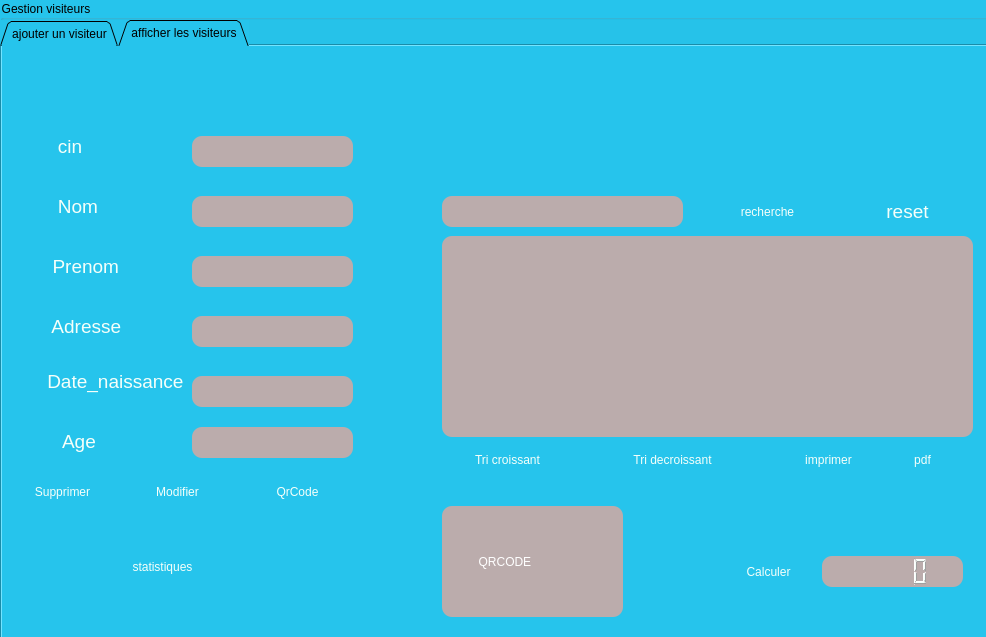
<?xml version="1.0" encoding="UTF-8"?>
<ui version="4.0">
 <class>gestion_visiteur</class>
 <widget class="QWidget" name="gestion_visiteur">
  <property name="geometry">
   <rect>
    <x>0</x>
    <y>0</y>
    <width>986</width>
    <height>637</height>
   </rect>
  </property>
  <property name="windowTitle">
   <string>Form</string>
  </property>
  <property name="styleSheet">
   <string notr="true">background:#26C4EC;</string>
  </property>
  <widget class="QGroupBox" name="groupBox">
   <property name="geometry">
    <rect>
     <x>0</x>
     <y>0</y>
     <width>1050</width>
     <height>680</height>
    </rect>
   </property>
   <property name="styleSheet">
    <string notr="true">background: #26C4EC;</string>
   </property>
   <property name="title">
    <string>Gestion visiteurs</string>
   </property>
   <widget class="QTabWidget" name="tabWidget">
    <property name="geometry">
     <rect>
      <x>0</x>
      <y>20</y>
      <width>991</width>
      <height>641</height>
     </rect>
    </property>
    <property name="styleSheet">
     <string notr="true">backgrounf: #26C4EC;</string>
    </property>
    <property name="tabShape">
     <enum>QTabWidget::Triangular</enum>
    </property>
    <property name="currentIndex">
     <number>1</number>
    </property>
    <widget class="QWidget" name="ajouter_un_visiteur">
     <attribute name="title">
      <string>ajouter un visiteur</string>
     </attribute>
     <widget class="QPushButton" name="pushButton_ajouter">
      <property name="geometry">
       <rect>
        <x>170</x>
        <y>440</y>
        <width>141</width>
        <height>41</height>
       </rect>
      </property>
      <property name="styleSheet">
       <string notr="true">background: #26C4EC;
color: #F5FFFA;
background-color: #26C4EC; border: none;
border-radius: 10px;
icon-size: 30px;
font: 14pt &quot;Bahnschrift&quot;;</string>
      </property>
      <property name="text">
       <string>Ajouter</string>
      </property>
     </widget>
     <widget class="QLabel" name="label_13">
      <property name="geometry">
       <rect>
        <x>-60</x>
        <y>-50</y>
        <width>1381</width>
        <height>671</height>
       </rect>
      </property>
      <property name="text">
       <string/>
      </property>
      <property name="pixmap">
       <pixmap>../../Bureau/EGS_LetsBuildAZoo_Springloaded_S1_2560x1440-0fd216bea3b2356b701c483e6635b96b.jpg</pixmap>
      </property>
      <property name="scaledContents">
       <bool>true</bool>
      </property>
     </widget>
     <widget class="QLabel" name="label_19">
      <property name="geometry">
       <rect>
        <x>540</x>
        <y>480</y>
        <width>101</width>
        <height>31</height>
       </rect>
      </property>
      <property name="styleSheet">
       <string notr="true">background: #BBACAC;
color: #F5FFFA;
background-color: #BBACAC; border: none;
border-radius: 10px;
icon-size: 30px;
font: 14pt &quot;Bahnschrift&quot;;</string>
      </property>
      <property name="text">
       <string>&lt;html&gt;&lt;head/&gt;&lt;body&gt;&lt;p align=&quot;center&quot;&gt;&lt;span style=&quot; font-size:9pt; font-weight:600;&quot;&gt;Etat Porte&lt;/span&gt;&lt;/p&gt;&lt;/body&gt;&lt;/html&gt;</string>
      </property>
     </widget>
     <widget class="QLabel" name="label_etatP">
      <property name="geometry">
       <rect>
        <x>690</x>
        <y>480</y>
        <width>101</width>
        <height>31</height>
       </rect>
      </property>
      <property name="styleSheet">
       <string notr="true">background: #BBACAC;
color: #F5FFFA;
background-color: #BBACAC; border: none;
border-radius: 10px;
icon-size: 30px;
font: 14pt &quot;Bahnschrift&quot;;</string>
      </property>
      <property name="text">
       <string>         *</string>
      </property>
     </widget>
     <widget class="QPushButton" name="pushButton_9">
      <property name="geometry">
       <rect>
        <x>520</x>
        <y>430</y>
        <width>161</width>
        <height>28</height>
       </rect>
      </property>
      <property name="styleSheet">
       <string notr="true">background: #26C4EC;
color: #F5FFFA;
background-color: #26C4EC; border: none;
border-radius: 10px;
icon-size: 30px;
font: 14pt &quot;Bahnschrift&quot;;</string>
      </property>
      <property name="text">
       <string>Ouvrir la Porte</string>
      </property>
     </widget>
     <widget class="QPushButton" name="pushButton_11">
      <property name="geometry">
       <rect>
        <x>700</x>
        <y>430</y>
        <width>161</width>
        <height>31</height>
       </rect>
      </property>
      <property name="styleSheet">
       <string notr="true">background: #26C4EC;
color: #F5FFFA;
background-color: #26C4EC; border: none;
border-radius: 10px;
icon-size: 30px;
font: 14pt &quot;Bahnschrift&quot;;</string>
      </property>
      <property name="text">
       <string>Fermer la Porte</string>
      </property>
     </widget>
     <widget class="QComboBox" name="comboBox">
      <property name="geometry">
       <rect>
        <x>841</x>
        <y>20</y>
        <width>131</width>
        <height>28</height>
       </rect>
      </property>
      <property name="styleSheet">
       <string notr="true">background: #26C4EC;
color: #F5FFFA;
background-color: #26C4EC; border: none;
border-radius: 10px;
icon-size: 30px;
font: 14pt &quot;Bahnschrift&quot;;</string>
      </property>
      <item>
       <property name="text">
        <string>        Menu</string>
       </property>
      </item>
      <item>
       <property name="text">
        <string/>
       </property>
      </item>
      <item>
       <property name="text">
        <string>Gestion animation</string>
       </property>
      </item>
      <item>
       <property name="text">
        <string>Gestion animaux</string>
       </property>
      </item>
      <item>
       <property name="text">
        <string>Gestion cage</string>
       </property>
      </item>
      <item>
       <property name="text">
        <string>Gestion Fournisseur</string>
       </property>
      </item>
      <item>
       <property name="text">
        <string>Gestion employes</string>
       </property>
      </item>
     </widget>
     <widget class="QCommandLinkButton" name="commandLinkButton">
      <property name="geometry">
       <rect>
        <x>800</x>
        <y>130</y>
        <width>51</width>
        <height>51</height>
       </rect>
      </property>
      <property name="text">
       <string/>
      </property>
     </widget>
     <widget class="QPushButton" name="pushButton_10">
      <property name="geometry">
       <rect>
        <x>760</x>
        <y>20</y>
        <width>61</width>
        <height>29</height>
       </rect>
      </property>
      <property name="styleSheet">
       <string notr="true">background: #26C4EC;
color: #F5FFFA;
background-color: #26C4EC; border: none;
border-radius: 10px;
icon-size: 30px;
font: 14pt &quot;Bahnschrift&quot;;</string>
      </property>
      <property name="text">
       <string>-&gt;</string>
      </property>
     </widget>
     <widget class="QLineEdit" name="lineEdit_date_naissance">
      <property name="geometry">
       <rect>
        <x>260</x>
        <y>320</y>
        <width>161</width>
        <height>31</height>
       </rect>
      </property>
      <property name="styleSheet">
       <string notr="true">background: #BBACAC;
color: #F5FFFA;
background-color: #BBACAC; border: none;
border-radius: 10px;
icon-size: 30px;
font: 14pt &quot;Bahnschrift&quot;;</string>
      </property>
      <property name="text">
       <string/>
      </property>
     </widget>
     <widget class="QLabel" name="label_2">
      <property name="geometry">
       <rect>
        <x>90</x>
        <y>170</y>
        <width>81</width>
        <height>31</height>
       </rect>
      </property>
      <property name="font">
       <font>
        <pointsize>14</pointsize>
        <italic>false</italic>
        <bold>false</bold>
       </font>
      </property>
      <property name="styleSheet">
       <string notr="true">background: #26C4EC;
color: #F5FFFA;
background-color: #26C4EC; border: none;
border-radius: 10px;
icon-size: 30px;
font: 14pt &quot;Bahnschrift&quot;;</string>
      </property>
      <property name="text">
       <string>   Nom</string>
      </property>
     </widget>
     <widget class="QLabel" name="label_21">
      <property name="geometry">
       <rect>
        <x>90</x>
        <y>120</y>
        <width>71</width>
        <height>31</height>
       </rect>
      </property>
      <property name="font">
       <font>
        <pointsize>14</pointsize>
        <italic>false</italic>
        <bold>false</bold>
       </font>
      </property>
      <property name="styleSheet">
       <string notr="true">background: #26C4EC;
color: #F5FFFA;
background-color: #26C4EC; border: none;
border-radius: 10px;
icon-size: 30px;
font: 14pt &quot;Bahnschrift&quot;;</string>
      </property>
      <property name="text">
       <string>     CIN</string>
      </property>
     </widget>
     <widget class="QLabel" name="label_5">
      <property name="geometry">
       <rect>
        <x>90</x>
        <y>270</y>
        <width>91</width>
        <height>31</height>
       </rect>
      </property>
      <property name="font">
       <font>
        <pointsize>14</pointsize>
        <italic>false</italic>
        <bold>false</bold>
       </font>
      </property>
      <property name="styleSheet">
       <string notr="true">vbackground: #26C4EC;
color: #F5FFFA;
background-color: #26C4EC; border: none;
border-radius: 10px;
icon-size: 30px;
font: 14pt &quot;Bahnschrift&quot;;</string>
      </property>
      <property name="text">
       <string>   Adresse</string>
      </property>
     </widget>
     <widget class="QLabel" name="label_4">
      <property name="geometry">
       <rect>
        <x>80</x>
        <y>320</y>
        <width>171</width>
        <height>31</height>
       </rect>
      </property>
      <property name="font">
       <font>
        <pointsize>14</pointsize>
        <italic>false</italic>
        <bold>false</bold>
       </font>
      </property>
      <property name="styleSheet">
       <string notr="true">background: #26C4EC;
color: #F5FFFA;
background-color: #26C4EC; border: none;
border-radius: 10px;
icon-size: 30px;
font: 14pt &quot;Bahnschrift&quot;;</string>
      </property>
      <property name="text">
       <string>   Date_naissance</string>
      </property>
     </widget>
     <widget class="QLineEdit" name="le_age">
      <property name="geometry">
       <rect>
        <x>260</x>
        <y>370</y>
        <width>161</width>
        <height>31</height>
       </rect>
      </property>
      <property name="styleSheet">
       <string notr="true">background: #BBACAC;
color: #F5FFFA;
background-color: #BBACAC; border: none;
border-radius: 10px;
icon-size: 30px;
font: 14pt &quot;Bahnschrift&quot;;</string>
      </property>
     </widget>
     <widget class="QLineEdit" name="lineEdit_prenom">
      <property name="geometry">
       <rect>
        <x>260</x>
        <y>220</y>
        <width>161</width>
        <height>31</height>
       </rect>
      </property>
      <property name="styleSheet">
       <string notr="true">background: #BBACAC;
color: #F5FFFA;
background-color: #BBACAC; border: none;
border-radius: 10px;
icon-size: 30px;
font: 14pt &quot;Bahnschrift&quot;;</string>
      </property>
      <property name="text">
       <string/>
      </property>
     </widget>
     <widget class="QLineEdit" name="lineEdit_adresse">
      <property name="geometry">
       <rect>
        <x>260</x>
        <y>270</y>
        <width>161</width>
        <height>31</height>
       </rect>
      </property>
      <property name="styleSheet">
       <string notr="true">background: #BBACAC;
color: #F5FFFA;
background-color: #BBACAC; border: none;
border-radius: 10px;
icon-size: 30px;
font: 14pt &quot;Bahnschrift&quot;;</string>
      </property>
      <property name="text">
       <string/>
      </property>
     </widget>
     <widget class="QLineEdit" name="lineEdit_nom">
      <property name="geometry">
       <rect>
        <x>260</x>
        <y>170</y>
        <width>161</width>
        <height>31</height>
       </rect>
      </property>
      <property name="styleSheet">
       <string notr="true">background: #BBACAC;
color: #F5FFFA;
background-color: #BBACAC; border: none;
border-radius: 10px;
icon-size: 30px;
font: 14pt &quot;Bahnschrift&quot;;</string>
      </property>
      <property name="text">
       <string/>
      </property>
     </widget>
     <widget class="QLineEdit" name="lineEdit_cin">
      <property name="geometry">
       <rect>
        <x>260</x>
        <y>120</y>
        <width>161</width>
        <height>31</height>
       </rect>
      </property>
      <property name="styleSheet">
       <string notr="true">background: #BBACAC;
color: #F5FFFA;
background-color: #BBACAC; border: none;
border-radius: 10px;
icon-size: 30px;
font: 14pt &quot;Bahnschrift&quot;;</string>
      </property>
     </widget>
     <widget class="QLabel" name="label_11">
      <property name="geometry">
       <rect>
        <x>90</x>
        <y>370</y>
        <width>81</width>
        <height>31</height>
       </rect>
      </property>
      <property name="font">
       <font>
        <pointsize>14</pointsize>
        <italic>false</italic>
        <bold>false</bold>
       </font>
      </property>
      <property name="styleSheet">
       <string notr="true">background: #26C4EC;
color: #F5FFFA;
background-color: #26C4EC; border: none;
border-radius: 10px;
icon-size: 30px;
font: 14pt &quot;Bahnschrift&quot;;</string>
      </property>
      <property name="text">
       <string>    Age</string>
      </property>
     </widget>
     <widget class="QLabel" name="label_3">
      <property name="geometry">
       <rect>
        <x>90</x>
        <y>220</y>
        <width>91</width>
        <height>31</height>
       </rect>
      </property>
      <property name="font">
       <font>
        <pointsize>14</pointsize>
        <italic>false</italic>
        <bold>false</bold>
       </font>
      </property>
      <property name="styleSheet">
       <string notr="true">background: #26C4EC;
color: #F5FFFA;
background-color: #26C4EC; border: none;
border-radius: 10px;
icon-size: 30px;
font: 14pt &quot;Bahnschrift&quot;;</string>
      </property>
      <property name="text">
       <string>   Prenom</string>
      </property>
     </widget>
     <zorder>label_13</zorder>
     <zorder>pushButton_ajouter</zorder>
     <zorder>label_19</zorder>
     <zorder>label_etatP</zorder>
     <zorder>pushButton_9</zorder>
     <zorder>pushButton_11</zorder>
     <zorder>comboBox</zorder>
     <zorder>commandLinkButton</zorder>
     <zorder>pushButton_10</zorder>
     <zorder>lineEdit_date_naissance</zorder>
     <zorder>label_2</zorder>
     <zorder>label_21</zorder>
     <zorder>label_5</zorder>
     <zorder>label_4</zorder>
     <zorder>le_age</zorder>
     <zorder>lineEdit_prenom</zorder>
     <zorder>lineEdit_adresse</zorder>
     <zorder>lineEdit_nom</zorder>
     <zorder>lineEdit_cin</zorder>
     <zorder>label_11</zorder>
     <zorder>label_3</zorder>
    </widget>
    <widget class="QWidget" name="afficherlesvisiteurs">
     <attribute name="title">
      <string>afficher les visiteurs</string>
     </attribute>
     <widget class="QTableView" name="tableView">
      <property name="geometry">
       <rect>
        <x>440</x>
        <y>190</y>
        <width>531</width>
        <height>201</height>
       </rect>
      </property>
      <property name="styleSheet">
       <string notr="true">background: #BBACAC;
color: #26C4EC;
background-color: #BBACAC; border: none;
border-radius: 10px;
icon-size: 30px;
font: 14pt &quot;Bahnschrift&quot;;</string>
      </property>
     </widget>
     <widget class="QLineEdit" name="lineEdit_11">
      <property name="geometry">
       <rect>
        <x>440</x>
        <y>150</y>
        <width>241</width>
        <height>31</height>
       </rect>
      </property>
      <property name="styleSheet">
       <string notr="true">background: #BBACAC;
color: #F5FFFA;
background-color: #BBACAC; border: none;
border-radius: 10px;
icon-size: 30px;
font: 14pt &quot;Bahnschrift&quot;;</string>
      </property>
     </widget>
     <widget class="QPushButton" name="pushButton">
      <property name="geometry">
       <rect>
        <x>690</x>
        <y>150</y>
        <width>151</width>
        <height>31</height>
       </rect>
      </property>
      <property name="styleSheet">
       <string notr="true">background: #26C4EC;
color: #F5FFFA;
background-color: #26C4EC; border: none;
border-radius: 10px;
icon-size: 30px;
font: 14pt &quot;Bahnschrift&quot;;</string>
      </property>
      <property name="text">
       <string>recherche</string>
      </property>
     </widget>
     <widget class="QPushButton" name="pushButton_2">
      <property name="geometry">
       <rect>
        <x>440</x>
        <y>400</y>
        <width>131</width>
        <height>28</height>
       </rect>
      </property>
      <property name="styleSheet">
       <string notr="true">background: #26C4EC;
color: #F5FFFA;
background-color: #26C4EC; border: none;
border-radius: 10px;
icon-size: 30px;
font: 14pt &quot;Bahnschrift&quot;;</string>
      </property>
      <property name="text">
       <string>Tri croissant</string>
      </property>
     </widget>
     <widget class="QPushButton" name="pushButton_3">
      <property name="geometry">
       <rect>
        <x>580</x>
        <y>400</y>
        <width>181</width>
        <height>28</height>
       </rect>
      </property>
      <property name="styleSheet">
       <string notr="true">background: #26C4EC;
color: #F5FFFA;
background-color: #26C4EC; border: none;
border-radius: 10px;
icon-size: 30px;
font: 14pt &quot;Bahnschrift&quot;;</string>
      </property>
      <property name="text">
       <string>Tri decroissant</string>
      </property>
     </widget>
     <widget class="QPushButton" name="pushButton_4">
      <property name="geometry">
       <rect>
        <x>780</x>
        <y>400</y>
        <width>93</width>
        <height>28</height>
       </rect>
      </property>
      <property name="styleSheet">
       <string notr="true">background: #26C4EC;
color: #F5FFFA;
background-color: #26C4EC; border: none;
border-radius: 10px;
icon-size: 30px;
font: 14pt &quot;Bahnschrift&quot;;</string>
      </property>
      <property name="text">
       <string>imprimer</string>
      </property>
     </widget>
     <widget class="QLabel" name="QRcodecom">
      <property name="geometry">
       <rect>
        <x>0</x>
        <y>0</y>
        <width>1321</width>
        <height>671</height>
       </rect>
      </property>
      <property name="text">
       <string/>
      </property>
      <property name="pixmap">
       <pixmap>F:/OneDrive/Bureau/zoo.jpg</pixmap>
      </property>
     </widget>
     <widget class="QPushButton" name="pushButton_6">
      <property name="geometry">
       <rect>
        <x>850</x>
        <y>150</y>
        <width>111</width>
        <height>31</height>
       </rect>
      </property>
      <property name="font">
       <font>
        <pointsize>14</pointsize>
        <italic>false</italic>
        <bold>false</bold>
       </font>
      </property>
      <property name="styleSheet">
       <string notr="true">background: #26C4EC;
color: #F5FFFA;
background-color: #26C4EC; border: none;
border-radius: 10px;
icon-size: 30px;
font: 14pt &quot;Bahnschrift&quot;;</string>
      </property>
      <property name="text">
       <string>reset</string>
      </property>
     </widget>
     <widget class="QPushButton" name="pushButton_7">
      <property name="geometry">
       <rect>
        <x>880</x>
        <y>400</y>
        <width>81</width>
        <height>28</height>
       </rect>
      </property>
      <property name="styleSheet">
       <string notr="true">background: #26C4EC;
color: #F5FFFA;
background-color: #26C4EC; border: none;
border-radius: 10px;
icon-size: 30px;
font: 14pt &quot;Bahnschrift&quot;;</string>
      </property>
      <property name="text">
       <string>pdf</string>
      </property>
     </widget>
     <widget class="QPushButton" name="pushButton_8">
      <property name="geometry">
       <rect>
        <x>720</x>
        <y>510</y>
        <width>93</width>
        <height>31</height>
       </rect>
      </property>
      <property name="styleSheet">
       <string notr="true">background: #26C4EC;
color: #F5FFFA;
background-color: #26C4EC; border: none;
border-radius: 10px;
icon-size: 30px;
font: 14pt &quot;Bahnschrift&quot;;</string>
      </property>
      <property name="text">
       <string>Calculer</string>
      </property>
     </widget>
     <widget class="QLCDNumber" name="lcdNumber">
      <property name="geometry">
       <rect>
        <x>820</x>
        <y>510</y>
        <width>141</width>
        <height>31</height>
       </rect>
      </property>
      <property name="styleSheet">
       <string notr="true">background: #BBACAC;
color: #F5FFFA;
background-color: #BBACAC; border: none;
border-radius: 10px;
icon-size: 30px;
font: 14pt &quot;Bahnschrift&quot;;</string>
      </property>
     </widget>
     <widget class="QPushButton" name="pushButton_5">
      <property name="geometry">
       <rect>
        <x>90</x>
        <y>500</y>
        <width>141</width>
        <height>41</height>
       </rect>
      </property>
      <property name="styleSheet">
       <string notr="true">background: #26C4EC;
color: #F5FFFA;
background-color: #26C4EC; border: none;
border-radius: 10px;
icon-size: 30px;
font: 14pt &quot;Bahnschrift&quot;;</string>
      </property>
      <property name="text">
       <string>statistiques</string>
      </property>
     </widget>
     <widget class="QLabel" name="label_15">
      <property name="geometry">
       <rect>
        <x>2</x>
        <y>-1</y>
        <width>1551</width>
        <height>601</height>
       </rect>
      </property>
      <property name="text">
       <string/>
      </property>
      <property name="pixmap">
       <pixmap>../../Bureau/EGS_LetsBuildAZoo_Springloaded_S1_2560x1440-0fd216bea3b2356b701c483e6635b96b.jpg</pixmap>
      </property>
      <property name="scaledContents">
       <bool>true</bool>
      </property>
     </widget>
     <widget class="QLabel" name="label_14">
      <property name="geometry">
       <rect>
        <x>440</x>
        <y>460</y>
        <width>181</width>
        <height>111</height>
       </rect>
      </property>
      <property name="styleSheet">
       <string notr="true">background: #BBACAC;
color: #ffffff;
background-color: #BBACAC; border: none;
border-radius: 10px;
icon-size: 30px;
font: 14pt &quot;Bahnschrift&quot;;</string>
      </property>
      <property name="text">
       <string>           QRCODE</string>
      </property>
     </widget>
     <widget class="QLineEdit" name="lineEdit_8">
      <property name="geometry">
       <rect>
        <x>190</x>
        <y>210</y>
        <width>161</width>
        <height>31</height>
       </rect>
      </property>
      <property name="styleSheet">
       <string notr="true">background: #BBACAC;
color: #F5FFFA;
background-color: #BBACAC; border: none;
border-radius: 10px;
icon-size: 30px;
font: 14pt &quot;Bahnschrift&quot;;</string>
      </property>
      <property name="text">
       <string/>
      </property>
     </widget>
     <widget class="QLineEdit" name="lineEdit_9">
      <property name="geometry">
       <rect>
        <x>190</x>
        <y>270</y>
        <width>161</width>
        <height>31</height>
       </rect>
      </property>
      <property name="styleSheet">
       <string notr="true">background: #BBACAC;
color: #F5FFFA;
background-color: #BBACAC; border: none;
border-radius: 10px;
icon-size: 30px;
font: 14pt &quot;Bahnschrift&quot;;</string>
      </property>
      <property name="text">
       <string/>
      </property>
     </widget>
     <widget class="QLabel" name="label_7">
      <property name="geometry">
       <rect>
        <x>40</x>
        <y>145</y>
        <width>71</width>
        <height>31</height>
       </rect>
      </property>
      <property name="font">
       <font>
        <pointsize>14</pointsize>
        <italic>false</italic>
        <bold>false</bold>
       </font>
      </property>
      <property name="styleSheet">
       <string notr="true">background: #26C4EC;
color: #F5FFFA;
background-color: #26C4EC; border: none;
border-radius: 10px;
icon-size: 30px;
font: 14pt &quot;Bahnschrift&quot;;</string>
      </property>
      <property name="text">
       <string>   Nom</string>
      </property>
     </widget>
     <widget class="QLabel" name="label_8">
      <property name="geometry">
       <rect>
        <x>40</x>
        <y>205</y>
        <width>91</width>
        <height>31</height>
       </rect>
      </property>
      <property name="font">
       <font>
        <pointsize>14</pointsize>
        <italic>false</italic>
        <bold>false</bold>
       </font>
      </property>
      <property name="styleSheet">
       <string notr="true">background: #26C4EC;
color: #F5FFFA;
background-color: #26C4EC; border: none;
border-radius: 10px;
icon-size: 30px;
font: 14pt &quot;Bahnschrift&quot;;</string>
      </property>
      <property name="text">
       <string>  Prenom</string>
      </property>
     </widget>
     <widget class="QLineEdit" name="lineEdit_6">
      <property name="geometry">
       <rect>
        <x>190</x>
        <y>90</y>
        <width>161</width>
        <height>31</height>
       </rect>
      </property>
      <property name="styleSheet">
       <string notr="true">background: #BBACAC;
color: #F5FFFA;
background-color: #BBACAC; border: none;
border-radius: 10px;
icon-size: 30px;
font: 14pt &quot;Bahnschrift&quot;;</string>
      </property>
      <property name="maxLength">
       <number>99999999</number>
      </property>
      <property name="readOnly">
       <bool>true</bool>
      </property>
     </widget>
     <widget class="QLabel" name="label_12">
      <property name="geometry">
       <rect>
        <x>40</x>
        <y>380</y>
        <width>81</width>
        <height>31</height>
       </rect>
      </property>
      <property name="font">
       <font>
        <pointsize>14</pointsize>
        <italic>false</italic>
        <bold>false</bold>
       </font>
      </property>
      <property name="styleSheet">
       <string notr="true">background: #26C4EC;
color: #F5FFFA;
background-color: #26C4EC; border: none;
border-radius: 10px;
icon-size: 30px;
font: 14pt &quot;Bahnschrift&quot;;</string>
      </property>
      <property name="text">
       <string>    Age</string>
      </property>
     </widget>
     <widget class="QLabel" name="label_6">
      <property name="geometry">
       <rect>
        <x>40</x>
        <y>85</y>
        <width>71</width>
        <height>31</height>
       </rect>
      </property>
      <property name="font">
       <font>
        <pointsize>14</pointsize>
        <italic>false</italic>
        <bold>false</bold>
       </font>
      </property>
      <property name="styleSheet">
       <string notr="true">background: #26C4EC;
color: #F5FFFA;
background-color: #26C4EC; border: none;
border-radius: 10px;
icon-size: 30px;
font: 14pt &quot;Bahnschrift&quot;;</string>
      </property>
      <property name="text">
       <string>   cin</string>
      </property>
     </widget>
     <widget class="QLineEdit" name="lineEdit_7">
      <property name="geometry">
       <rect>
        <x>190</x>
        <y>150</y>
        <width>161</width>
        <height>31</height>
       </rect>
      </property>
      <property name="styleSheet">
       <string notr="true">background: #BBACAC;
color: #F5FFFA;
background-color: #BBACAC; border: none;
border-radius: 10px;
icon-size: 30px;
font: 14pt &quot;Bahnschrift&quot;;</string>
      </property>
      <property name="text">
       <string/>
      </property>
     </widget>
     <widget class="QLineEdit" name="lineEdit_10">
      <property name="geometry">
       <rect>
        <x>190</x>
        <y>330</y>
        <width>161</width>
        <height>31</height>
       </rect>
      </property>
      <property name="styleSheet">
       <string notr="true">background: #BBACAC;
color: #F5FFFA;
background-color: #BBACAC; border: none;
border-radius: 10px;
icon-size: 30px;
font: 14pt &quot;Bahnschrift&quot;;</string>
      </property>
      <property name="text">
       <string/>
      </property>
     </widget>
     <widget class="QPushButton" name="pushButton_modifier">
      <property name="geometry">
       <rect>
        <x>120</x>
        <y>430</y>
        <width>111</width>
        <height>31</height>
       </rect>
      </property>
      <property name="styleSheet">
       <string notr="true">background: #26C4EC;
color: #F5FFFA;
background-color: #26C4EC; border: none;
border-radius: 10px;
icon-size: 30px;
font: 14pt &quot;Bahnschrift&quot;;</string>
      </property>
      <property name="text">
       <string>Modifier</string>
      </property>
     </widget>
     <widget class="QLabel" name="label_9">
      <property name="geometry">
       <rect>
        <x>40</x>
        <y>320</y>
        <width>141</width>
        <height>31</height>
       </rect>
      </property>
      <property name="font">
       <font>
        <pointsize>14</pointsize>
        <italic>false</italic>
        <bold>false</bold>
       </font>
      </property>
      <property name="styleSheet">
       <string notr="true">background: #26C4EC;
color: #F5FFFA;
background-color: #26C4EC; border: none;
border-radius: 10px;
icon-size: 30px;
font: 14pt &quot;Bahnschrift&quot;;</string>
      </property>
      <property name="text">
       <string> Date_naissance</string>
      </property>
     </widget>
     <widget class="QLabel" name="label_10">
      <property name="geometry">
       <rect>
        <x>40</x>
        <y>265</y>
        <width>101</width>
        <height>31</height>
       </rect>
      </property>
      <property name="font">
       <font>
        <pointsize>14</pointsize>
        <italic>false</italic>
        <bold>false</bold>
       </font>
      </property>
      <property name="styleSheet">
       <string notr="true">background: #26C4EC;
color: #F5FFFA;
background-color: #26C4EC; border: none;
border-radius: 10px;
icon-size: 30px;
font: 14pt &quot;Bahnschrift&quot;;</string>
      </property>
      <property name="text">
       <string>  Adresse</string>
      </property>
     </widget>
     <widget class="QLineEdit" name="le_afficher_age">
      <property name="geometry">
       <rect>
        <x>190</x>
        <y>381</y>
        <width>161</width>
        <height>31</height>
       </rect>
      </property>
      <property name="styleSheet">
       <string notr="true">background: #BBACAC;
color: #F5FFFA;
background-color: #BBACAC; border: none;
border-radius: 10px;
icon-size: 30px;
font: 14pt &quot;Bahnschrift&quot;;</string>
      </property>
     </widget>
     <widget class="QPushButton" name="pushButton_supprimer">
      <property name="geometry">
       <rect>
        <x>10</x>
        <y>430</y>
        <width>101</width>
        <height>31</height>
       </rect>
      </property>
      <property name="styleSheet">
       <string notr="true">background: #26C4EC;
color: #F5FFFA;
background-color: #26C4EC; border: none;
border-radius: 10px;
icon-size: 30px;
font: 14pt &quot;Bahnschrift&quot;;</string>
      </property>
      <property name="text">
       <string>Supprimer</string>
      </property>
     </widget>
     <widget class="QPushButton" name="pushButton_modifier_2">
      <property name="geometry">
       <rect>
        <x>240</x>
        <y>430</y>
        <width>111</width>
        <height>31</height>
       </rect>
      </property>
      <property name="styleSheet">
       <string notr="true">background: #26C4EC;
color: #F5FFFA;
background-color: #26C4EC; border: none;
border-radius: 10px;
icon-size: 30px;
font: 14pt &quot;Bahnschrift&quot;;</string>
      </property>
      <property name="text">
       <string>QrCode</string>
      </property>
     </widget>
     <zorder>QRcodecom</zorder>
     <zorder>label_15</zorder>
     <zorder>tableView</zorder>
     <zorder>lineEdit_11</zorder>
     <zorder>pushButton</zorder>
     <zorder>pushButton_2</zorder>
     <zorder>pushButton_3</zorder>
     <zorder>pushButton_4</zorder>
     <zorder>pushButton_6</zorder>
     <zorder>pushButton_7</zorder>
     <zorder>pushButton_8</zorder>
     <zorder>lcdNumber</zorder>
     <zorder>pushButton_5</zorder>
     <zorder>label_14</zorder>
     <zorder>lineEdit_8</zorder>
     <zorder>lineEdit_9</zorder>
     <zorder>label_7</zorder>
     <zorder>label_8</zorder>
     <zorder>lineEdit_6</zorder>
     <zorder>label_12</zorder>
     <zorder>label_6</zorder>
     <zorder>lineEdit_7</zorder>
     <zorder>lineEdit_10</zorder>
     <zorder>pushButton_modifier</zorder>
     <zorder>label_9</zorder>
     <zorder>label_10</zorder>
     <zorder>le_afficher_age</zorder>
     <zorder>pushButton_supprimer</zorder>
     <zorder>pushButton_modifier_2</zorder>
    </widget>
   </widget>
  </widget>
 </widget>
 <resources/>
 <connections/>
</ui>
